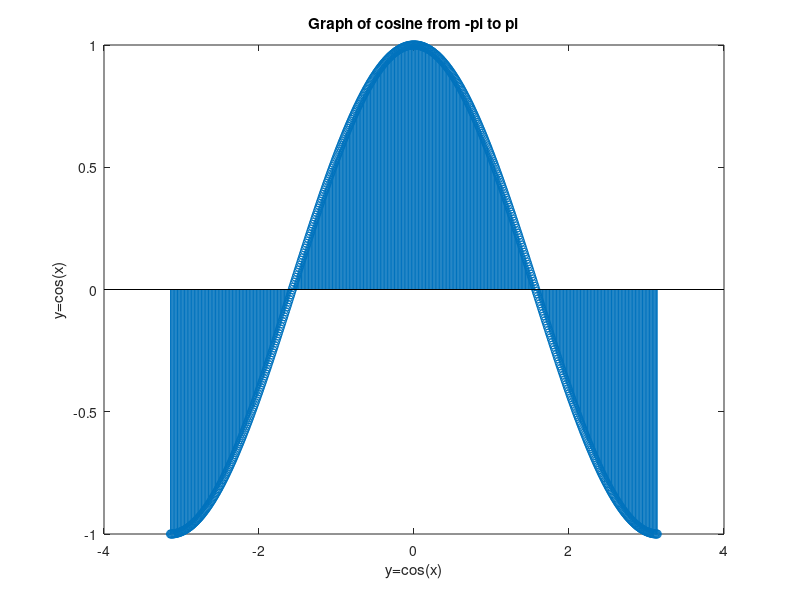

Recreate this plot in MATLAB.
x = -pi:0.01:pi;
y = cos(x);
stem(x,y);
xlabel('y=cos(x)');
ylabel('y=cos(x)');
title('Graph of cosine from -pi to pi');